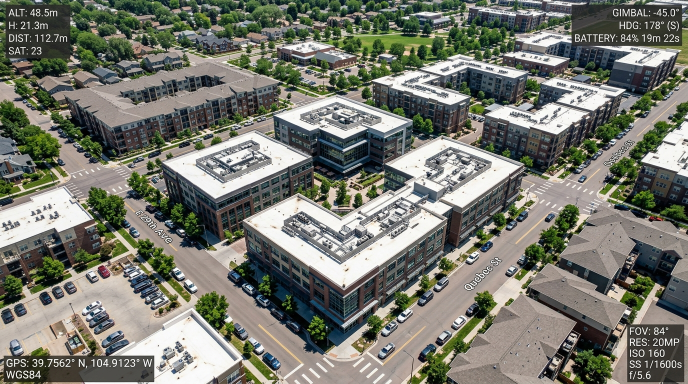
#> input picture reports/drone_raw_sample.jpg, 1376 x 768 px (shown at 1/2 size)
$ python -i stage1_motion_quality.py   (imports and definitions only)   (older library calls are emulated)
#> lines starting #> are read from the running program, lines starting #| are printed output that depends on the picture
"""
SSAKS Stage 1: Motion & Quality Filtering
=========================================
Filters blurry, static, overexposed, or excessive motion frames using CPU-based
Laplacian variance, OpenCV DIS optical flow, and exposure histograms.
"""

import cv2
import numpy as np
from typing import Tuple, Optional
from src.ssaks.types import SSAKSConfig


class MotionQualityFilter:
    """Stage 1 filter rejecting uninformative and corrupted video frames."""

    # [4 lines left out: function __init__, not called in this run]

    def compute_blur_score(self, gray_frame: np.ndarray) -> float:
        """Calculate Laplacian variance as an image sharpness metric."""
        return float(cv2.Laplacian(gray_frame, cv2.CV_64F).var())

    # [43 lines left out: functions check_exposure, compute_optical_flow_magnitude, evaluate_frame, not called in this run]

>>> import cv2
>>> picture = cv2.imread('../../reports/drone_raw_sample.jpg')
#> picture is the input picture: shape (768, 1376, 3); mean B, G, R 109.7, 119.6, 117.6
>>> result = MotionQualityFilter().evaluate_frame(picture)
#> in evaluate_frame, `gray = cv2.cvtColor(bgr_frame, cv2.COLOR_BGR2GRAY)`:
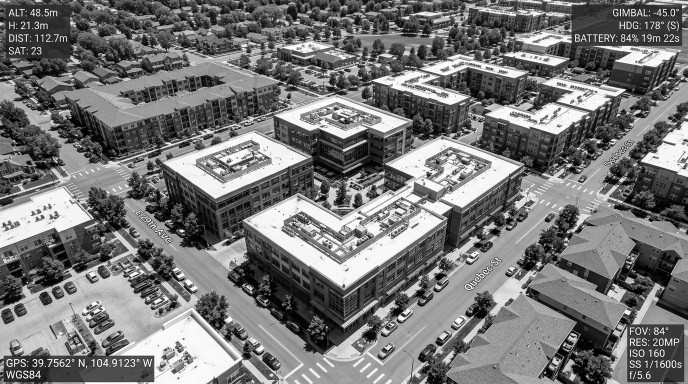
#> gray: shape (768, 1376) (shown at 1/2 size); min 0, max 255, mean 117.9
#> in evaluate_frame, `blur = self.compute_blur_score(gray)`: blur = 5283.9
#> in check_exposure, `mean_val = float(np.mean(gray_frame))`: mean_val = 117.9
#> in evaluate_frame, `flow_mag = self.compute_optical_flow_magnitude(gray)`: flow_mag = 5.2
#> result = (True, 5283.9, 5.2)

$ run again, on reports/drone_sample_analysis.jpg
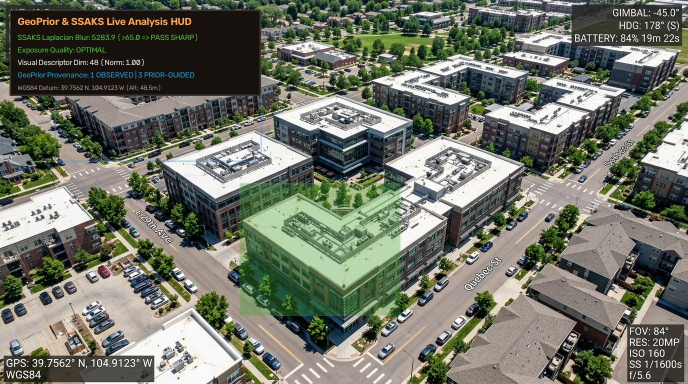
#> input picture reports/drone_sample_analysis.jpg, 1376 x 768 px (shown at 1/2 size)
#> picture is the input picture: shape (768, 1376, 3); mean B, G, R 102.5, 115, 111.1
#> in evaluate_frame, `gray = cv2.cvtColor(bgr_frame, cv2.COLOR_BGR2GRAY)`:
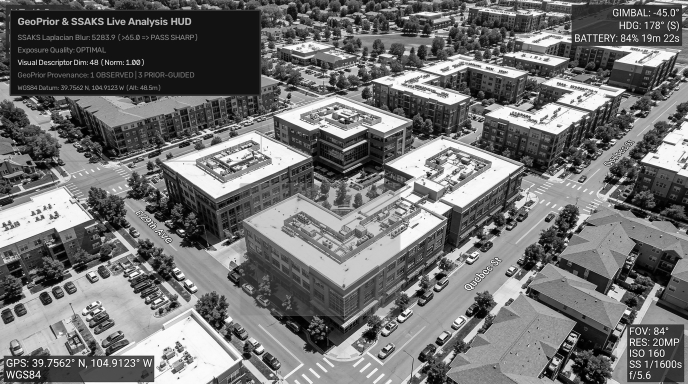
#> gray: shape (768, 1376) (shown at 1/2 size); min 0, max 255, mean 112.4
#> blur = 5005.4
#> mean_val = 112.4
#> flow_mag = 5.2
#> result = (True, 5005.4, 5.2)
